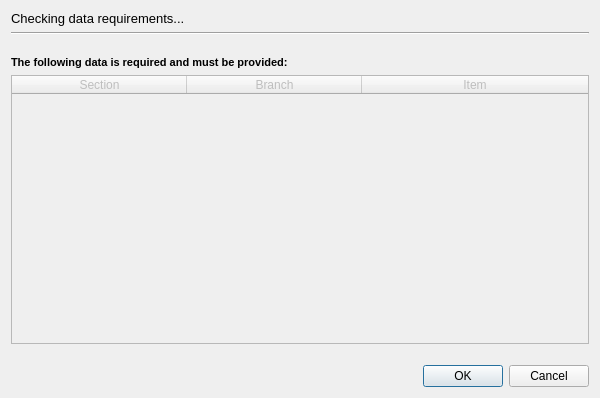
<?xml version="1.0" encoding="UTF-8"?>
<ui version="4.0">
 <class>DataCheckDialog</class>
 <widget class="QDialog" name="DataCheckDialog">
  <property name="geometry">
   <rect>
    <x>0</x>
    <y>0</y>
    <width>600</width>
    <height>398</height>
   </rect>
  </property>
  <property name="sizePolicy">
   <sizepolicy hsizetype="MinimumExpanding" vsizetype="MinimumExpanding">
    <horstretch>0</horstretch>
    <verstretch>0</verstretch>
   </sizepolicy>
  </property>
  <property name="minimumSize">
   <size>
    <width>600</width>
    <height>300</height>
   </size>
  </property>
  <property name="maximumSize">
   <size>
    <width>16777215</width>
    <height>16777215</height>
   </size>
  </property>
  <property name="windowTitle">
   <string>Dialog</string>
  </property>
  <property name="sizeGripEnabled">
   <bool>false</bool>
  </property>
  <layout class="QVBoxLayout" name="verticalLayout">
   <item>
    <layout class="QHBoxLayout" name="horizontalLayout">
     <item>
      <widget class="QLabel" name="label">
       <property name="sizePolicy">
        <sizepolicy hsizetype="Fixed" vsizetype="Preferred">
         <horstretch>0</horstretch>
         <verstretch>0</verstretch>
        </sizepolicy>
       </property>
       <property name="font">
        <font>
         <family>MS Shell Dlg 2</family>
        </font>
       </property>
       <property name="text">
        <string>&lt;html&gt;&lt;head/&gt;&lt;body&gt;&lt;p&gt;&lt;span style=&quot; font-size:10pt;&quot;&gt;Checking data requirements...&lt;/span&gt;&lt;/p&gt;&lt;/body&gt;&lt;/html&gt;</string>
       </property>
       <property name="alignment">
        <set>Qt::AlignmentFlag::AlignBottom|Qt::AlignmentFlag::AlignLeading|Qt::AlignmentFlag::AlignLeft</set>
       </property>
      </widget>
     </item>
     <item>
      <widget class="QLabel" name="resultLabel">
       <property name="sizePolicy">
        <sizepolicy hsizetype="Expanding" vsizetype="Preferred">
         <horstretch>0</horstretch>
         <verstretch>0</verstretch>
        </sizepolicy>
       </property>
       <property name="minimumSize">
        <size>
         <width>100</width>
         <height>0</height>
        </size>
       </property>
       <property name="text">
        <string/>
       </property>
       <property name="alignment">
        <set>Qt::AlignmentFlag::AlignBottom|Qt::AlignmentFlag::AlignLeading|Qt::AlignmentFlag::AlignLeft</set>
       </property>
      </widget>
     </item>
    </layout>
   </item>
   <item>
    <widget class="Line" name="line">
     <property name="orientation">
      <enum>Qt::Orientation::Horizontal</enum>
     </property>
    </widget>
   </item>
   <item>
    <spacer name="verticalSpacer">
     <property name="orientation">
      <enum>Qt::Orientation::Vertical</enum>
     </property>
     <property name="sizeType">
      <enum>QSizePolicy::Policy::Fixed</enum>
     </property>
     <property name="sizeHint" stdset="0">
      <size>
       <width>20</width>
       <height>15</height>
      </size>
     </property>
    </spacer>
   </item>
   <item>
    <widget class="QLabel" name="provideLabel">
     <property name="font">
      <font>
       <pointsize>6</pointsize>
      </font>
     </property>
     <property name="text">
      <string>&lt;html&gt;&lt;head/&gt;&lt;body&gt;&lt;p&gt;&lt;span style=&quot; font-size:8pt; font-weight:600;&quot;&gt;The following data is required and must be provided:&lt;/span&gt;&lt;/p&gt;&lt;/body&gt;&lt;/html&gt;</string>
     </property>
    </widget>
   </item>
   <item>
    <widget class="QTableWidget" name="tableWidget">
     <property name="enabled">
      <bool>false</bool>
     </property>
     <attribute name="horizontalHeaderCascadingSectionResizes">
      <bool>false</bool>
     </attribute>
     <attribute name="horizontalHeaderMinimumSectionSize">
      <number>175</number>
     </attribute>
     <attribute name="horizontalHeaderDefaultSectionSize">
      <number>175</number>
     </attribute>
     <attribute name="horizontalHeaderHighlightSections">
      <bool>true</bool>
     </attribute>
     <attribute name="horizontalHeaderStretchLastSection">
      <bool>true</bool>
     </attribute>
     <attribute name="verticalHeaderVisible">
      <bool>false</bool>
     </attribute>
     <column>
      <property name="text">
       <string>Section</string>
      </property>
     </column>
     <column>
      <property name="text">
       <string>Branch</string>
      </property>
     </column>
     <column>
      <property name="text">
       <string>Item</string>
      </property>
     </column>
    </widget>
   </item>
   <item>
    <spacer name="verticalSpacer_2">
     <property name="orientation">
      <enum>Qt::Orientation::Vertical</enum>
     </property>
     <property name="sizeType">
      <enum>QSizePolicy::Policy::Fixed</enum>
     </property>
     <property name="sizeHint" stdset="0">
      <size>
       <width>20</width>
       <height>15</height>
      </size>
     </property>
    </spacer>
   </item>
   <item>
    <widget class="QDialogButtonBox" name="buttonBox">
     <property name="orientation">
      <enum>Qt::Orientation::Horizontal</enum>
     </property>
     <property name="standardButtons">
      <set>QDialogButtonBox::StandardButton::Cancel|QDialogButtonBox::StandardButton::Ok</set>
     </property>
    </widget>
   </item>
  </layout>
 </widget>
 <resources/>
 <connections>
  <connection>
   <sender>buttonBox</sender>
   <signal>accepted()</signal>
   <receiver>DataCheckDialog</receiver>
   <slot>accept()</slot>
   <hints>
    <hint type="sourcelabel">
     <x>248</x>
     <y>254</y>
    </hint>
    <hint type="destinationlabel">
     <x>157</x>
     <y>274</y>
    </hint>
   </hints>
  </connection>
  <connection>
   <sender>buttonBox</sender>
   <signal>rejected()</signal>
   <receiver>DataCheckDialog</receiver>
   <slot>reject()</slot>
   <hints>
    <hint type="sourcelabel">
     <x>316</x>
     <y>260</y>
    </hint>
    <hint type="destinationlabel">
     <x>286</x>
     <y>274</y>
    </hint>
   </hints>
  </connection>
 </connections>
</ui>
